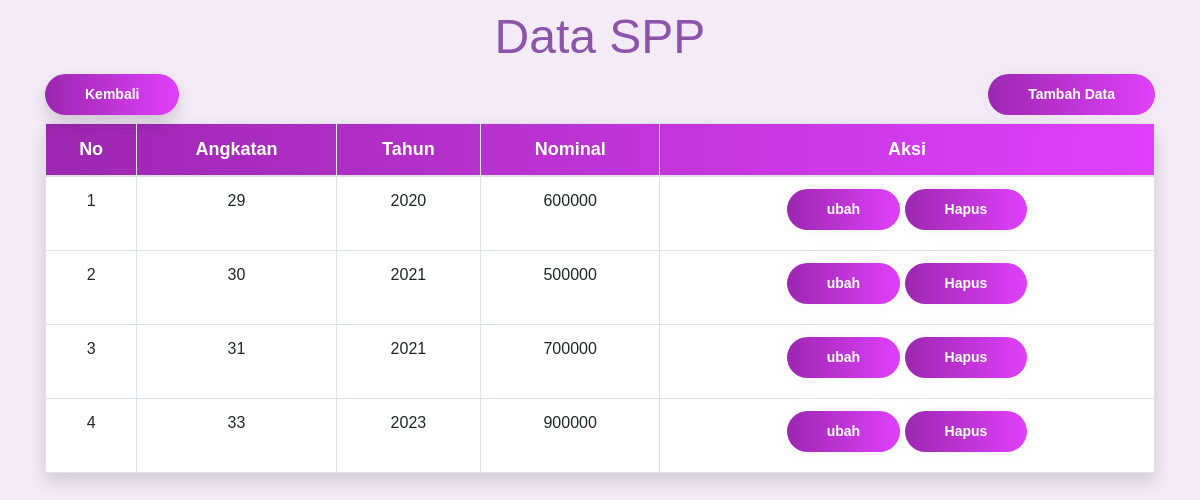
Screenshot of /data_spp.php (signed in) with the database file from the repository.
### tables this page shows
CREATE TABLE `spp` (
  `id_spp` int(11) NOT NULL,
  `angkatan` int(2) NOT NULL,
  `tahun` varchar(225) NOT NULL,
  `nominal` int(11) NOT NULL
);

### data_spp.php (the view, shortened to what this page needs)
<!DOCTYPE html>
<html lang="en">
<head>
  <link rel="stylesheet" href="https://maxcdn.bootstrapcdn.com/bootstrap/4.4.1/css/bootstrap.min.css">
  <link rel="stylesheet" href="https://cdnjs.cloudflare.com/ajax/libs/font-awesome/4.7.0/css/font-awesome.min.css">
  <link rel="stylesheet" type="text/css" href="css/table-data.css">
</head>
<body>
	<h2 class="text-center mt-2">Data SPP</h2>
	<div class="container">
		<div class="clearfixs">
			<div class="float-right">
				<a href="tambah-spp.php" id="tambah" class="btn btn-primary ">Tambah Data</a>
			</div>
			<div class="float-left">
				<a href="dashboard_admin.php" id="tambah" class="btn btn-primary shadow">Kembali</a>
			</div>
		</div>
		<div class="text-center mt-2">
			<table class="table table-bordered shadow" border="1">
				<thead id="thead">
					<tr>
					<th>No</th>
					<th>Angkatan</th>
					<th>Tahun</th>
					<th>Nominal</th>
					<th>Aksi</th>
					</tr>
				</thead>
				<tbody id="tbody">
				<?php
				include 'koneksi.php';
					$tampil_spp=mysqli_query($sambung,"select * from spp ");
					$no=0;
				while($data_spp=mysqli_fetch_array($tampil_spp)){
				$no++?>
					<tr>
						<td><?=$no?></td>
						<td><?=$data_spp['angkatan']?></td>
						<td><?=$data_spp['tahun']?></td>
						<td><?=$data_spp['nominal']?></td>
						<td>
							<a href="ubah-spp.php?id_spp=<?=$data_spp['id_spp']?>"  type="button" class="btn btn-primary">ubah</a>
							<a href="delete-spp.php?id_spp=<?=$data_spp['id_spp']?>" onclick="return confirm('Ingin menghapus data ini?')"><input type="button" class="btn btn-primary" value="Hapus"></a>
						</td>
					</tr>
					<?php
				}
			?>
				</tbody>
			</table>
		</div>
	</div>
</body>
</html>

### css/table-data.css (style rules this page uses)
body { background-color: #F3EBF6; font-family: 'Ubuntu', sans-serif; color: #8C55AA; }
h2 { font-size: 48px; }
.btn { cursor: pointer; border-radius: 5em; color: #fff; background: linear-gradient(to right, #9C27B0, #E040FB); border: 0; padding-left: 40px; padding-right: 40px; padding-bottom: 10px; padding-top: 10px; margin-bottom: 8px; font-family: 'Ubuntu', sans-serif; font-size: 14px; font-weight: 700; box-shadow: 0 0 20px 1px rgba(0, 0, 0, 0.04); }
#thead { text-decoration: none; font-family: 'Ubuntu', sans-serif; font-size: 18px; padding-left: 30px; padding-right: 30px; padding-top: 10px; padding-bottom: 10px; margin-top: 10px; font-weight: 700; background: linear-gradient(to right, #9C27B0, #E040FB); border: 0px; border-radius: 20px; color: #fff; }
#tbody { background-color: #fff; }

### rows the page displays
spp: angkatan "29", tahun "2020", nominal "600000"
spp: angkatan "30", tahun "2021", nominal "500000"
spp: angkatan "31", tahun "2021", nominal "700000"
spp: angkatan "33", tahun "2023", nominal "900000"
